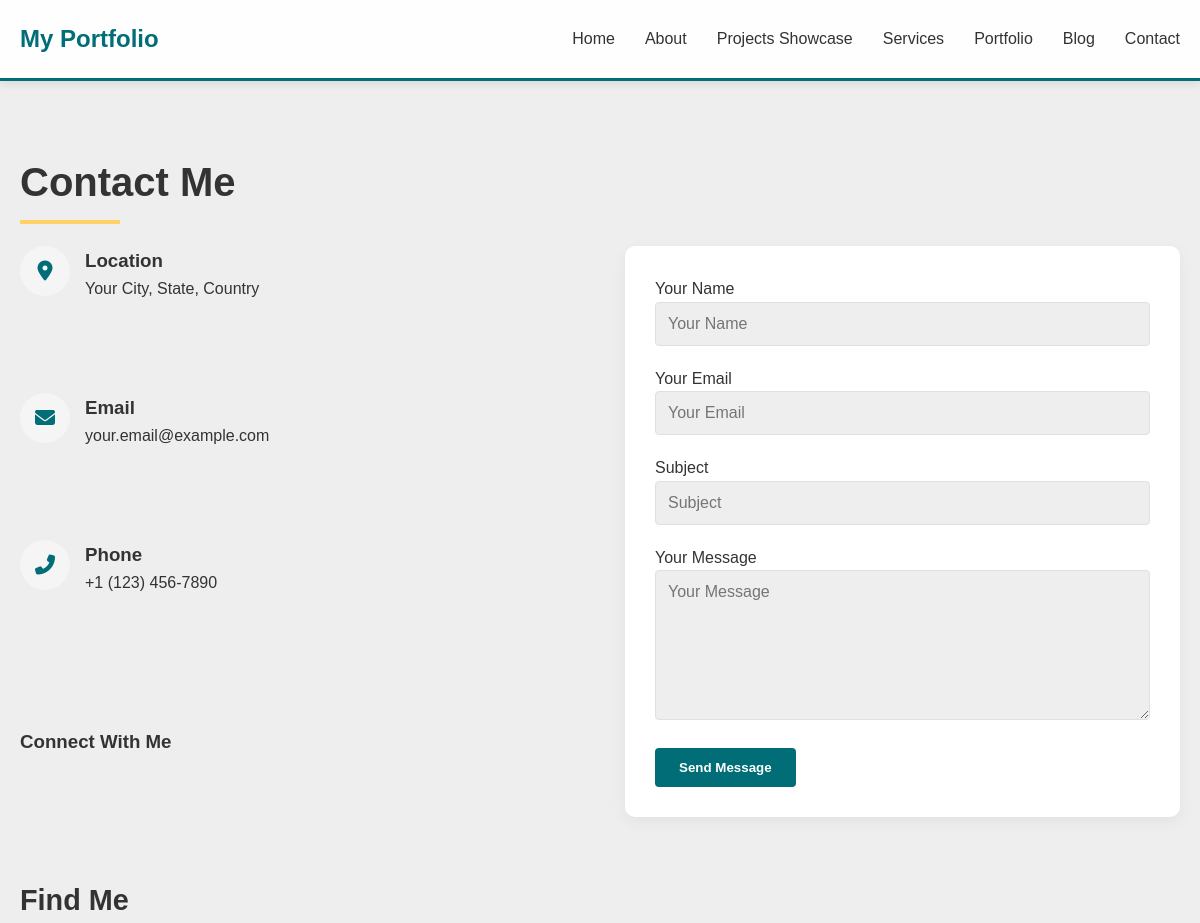
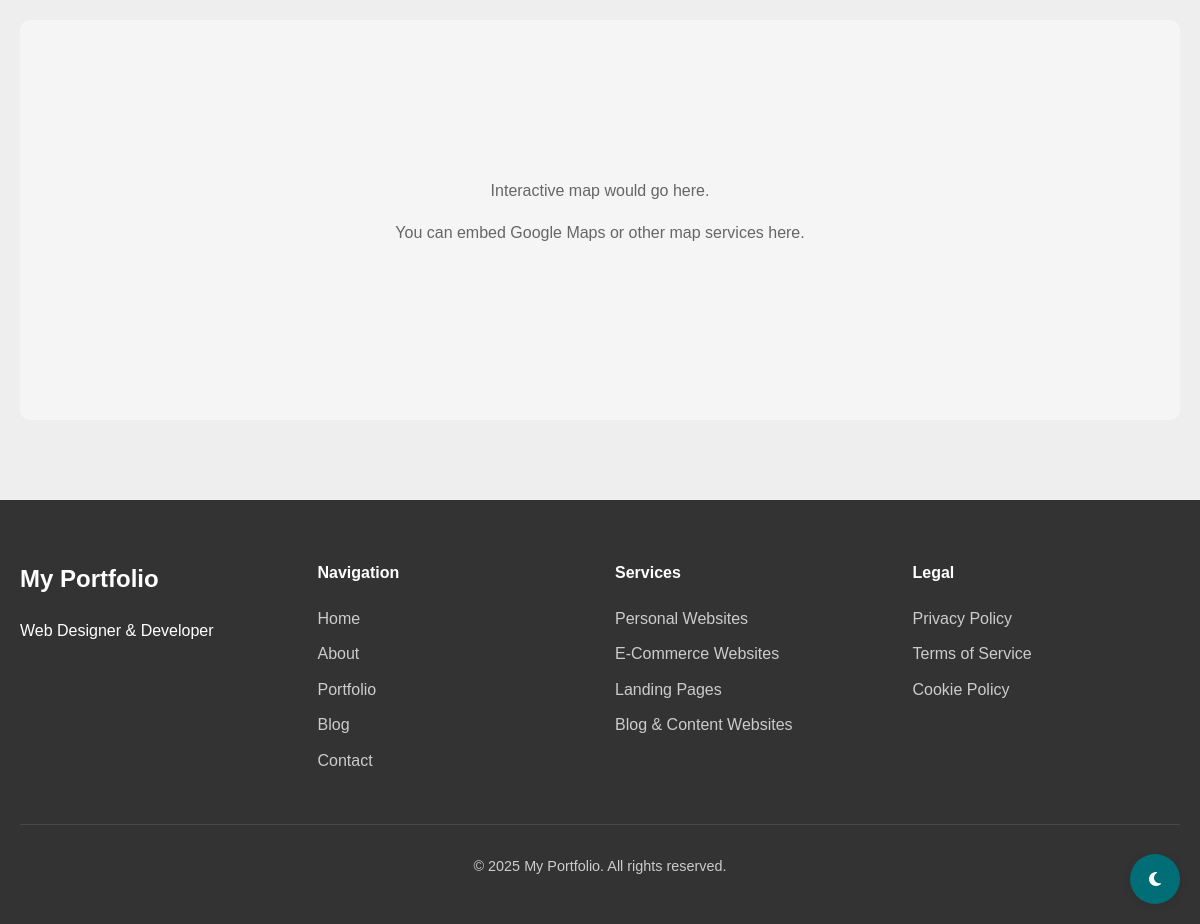
The app's page /contact with its own data (2 pictures, top to bottom).
### tables this page shows
CREATE TABLE settings (
            id INTEGER PRIMARY KEY AUTOINCREMENT,
            site_title TEXT NOT NULL DEFAULT 'My Portfolio',
            site_description TEXT DEFAULT 'Web Designer & Developer',
            contact_email TEXT,
            contact_phone TEXT,
            contact_address TEXT,
            social_facebook TEXT,
            social_twitter TEXT,
            social_instagram TEXT,
            social_linkedin TEXT,
            about_content TEXT,
            hero_headline TEXT DEFAULT 'Web Designer & Developer',
            hero_subheadline TEXT DEFAULT 'Creating beautiful, functional websites'
        );

### app.py (the view, shortened to what this page needs)
@app.route('/contact', methods=['GET', 'POST'])
def contact():
    with get_db_connection() as conn:
        settings = conn.execute('SELECT * FROM settings').fetchone()
    return render_template('contact.html', settings=settings)

### app.py (called while the page is built, shortened)
def get_db_connection():
    conn = sqlite3.connect(DATABASE)
    conn.row_factory = sqlite3.Row
    return conn

def is_authenticated():
    return 'user_id' in session

@app.context_processor
def inject_unread_messages():
    return {'unread_messages_count': 0}

@app.context_processor
def inject_settings():
    try:
        with get_db_connection() as conn:
            settings_row = conn.execute('SELECT * FROM settings WHERE id = 1').fetchone()
            if settings_row:
                settings = dict(settings_row)
                if 'logo_path' not in settings or not settings['logo_path']:
                    settings['logo_path'] = '/static/img/logo.jpg'
            return {'settings': settings}
    except Exception as e:
        print(f"Error getting settings: {e}")
        return {'settings': {
            'site_title': 'My Portfolio',
            'site_description': 'Elevating brands through intelligent design',
            'hero_headline': 'Web Designer & Developer',
            'hero_subheadline': 'Elevating brands through intelligent design',
            'logo_path': '/static/img/logo.jpg'
        }}

### templates/contact.html (shortened to what this page needs)
{% extends "base.html" %}
{% block content %}
<section class="contact-page">
    <div class="container">
        <h1 class="page-title">Contact Me</h1>
        <div class="contact-content">
            <div class="contact-info">
                <div class="contact-item">
                    <div class="contact-icon">
                        <i class="fas fa-map-marker-alt"></i>
                    </div>
                    <div>
                        <h3>Location</h3>
                        <p>{{ settings.contact_address or 'Your City, State, Country' }}</p>
                    </div>
                </div>
                <div class="contact-item">
                    <div class="contact-icon">
                        <i class="fas fa-envelope"></i>
                    </div>
                    <div>
                        <h3>Email</h3>
                        <p>{{ settings.contact_email or 'your.email@example.com' }}</p>
                    </div>
                </div>
                <div class="contact-item">
                    <div class="contact-icon">
                        <i class="fas fa-phone-alt"></i>
                    </div>
                    <div>
                        <h3>Phone</h3>
                        <p>{{ settings.contact_phone or '+1 (123) 456-7890' }}</p>
                    </div>
                </div>
                <div class="contact-social">
                    <h3>Connect With Me</h3>
                </div>
            </div>
            <div class="contact-form">
                <form method="post" action="{{ url_for('contact') }}" id="contactForm">
                    <div class="form-group">
                        <label for="name">Your Name</label>
                        <input type="text" class="form-control" id="name" name="name" placeholder="Your Name" value="{{ form_data.name if form_data else '' }}" required>
                    </div>
                    <div class="form-group">
                        <label for="email">Your Email</label>
                        <input type="email" class="form-control" id="email" name="email" placeholder="Your Email" value="{{ form_data.email if form_data else '' }}" required>
                    </div>
                    <div class="form-group">
                        <label for="subject">Subject</label>
                        <input type="text" class="form-control" id="subject" name="subject" placeholder="Subject" value="{{ form_data.subject if form_data else '' }}">
                    </div>
                    <div class="form-group">
                        <label for="message">Your Message</label>
                        <textarea class="form-control" id="message" name="message" placeholder="Your Message" rows="6" required>{{ form_data.message if form_data else '' }}</textarea>
                    </div>
                    <button type="submit" class="btn">Send Message</button>
                </form>
            </div>
        </div>
        <div class="map-container">
            <h2>Find Me</h2>
            <div class="map-placeholder">
                <p>Interactive map would go here.</p>
                <p>You can embed Google Maps or other map services here.</p>
            </div>
        </div>
    </div>
</section>
{% endblock %}

### templates/base.html (shortened to what this page needs)
<!DOCTYPE html>
<html lang="en">
<head>
    <link rel="stylesheet" href="{{ url_for('static', filename='css/styles.css') }}">
    <link rel="stylesheet" href="https://cdnjs.cloudflare.com/ajax/libs/font-awesome/6.4.0/css/all.min.css">
</head>
<body>
    <header>
        <div class="container header-container">
            <div class="logo">
                <a href="{{ url_for('home') }}">{{ settings.site_title }}</a>
            </div>
            <nav>
                <ul class="nav-links">
                    <li><a href="{{ url_for('home') }}#home">Home</a></li>
                    <li><a href="{{ url_for('home') }}#about">About</a></li>
                    <li><a href="{{ url_for('home') }}#projects-showcase">Projects Showcase</a></li>
                    <li><a href="{{ url_for('home') }}#services">Services</a></li>
                    <li><a href="{{ url_for('portfolio') }}">Portfolio</a></li>
                    <li><a href="{{ url_for('blog') }}">Blog</a></li>
                    <li><a href="{{ url_for('contact') }}">Contact</a></li>
                </ul>
            </nav>
        </div>
    </header>
    <main>
        {% block content %}{% endblock %}
    </main>
    <footer>
        <div class="container">
            <div class="footer-content">
                <div>
                    <div class="footer-logo">{{ settings.site_title }}</div>
                    <p>{{ settings.site_description }}</p>
                </div>
                <div class="footer-links">
                    <h4>Navigation</h4>
                    <ul>
                        <li><a href="{{ url_for('home') }}#home">Home</a></li>
                        <li><a href="{{ url_for('home') }}#about">About</a></li>
                        <li><a href="{{ url_for('portfolio') }}">Portfolio</a></li>
                        <li><a href="{{ url_for('blog') }}">Blog</a></li>
                        <li><a href="{{ url_for('contact') }}">Contact</a></li>
                    </ul>
                </div>
                <div class="footer-links">
                    <h4>Services</h4>
                    <ul>
                        <li><a href="{{ url_for('home') }}#services">Personal Websites</a></li>
                        <li><a href="{{ url_for('home') }}#services">E-Commerce Websites</a></li>
                        <li><a href="{{ url_for('home') }}#services">Landing Pages</a></li>
                        <li><a href="{{ url_for('home') }}#services">Blog & Content Websites</a></li>
                    </ul>
                </div>
                <div class="footer-links">
                    <h4>Legal</h4>
                    <ul>
                        <li><a href="#">Privacy Policy</a></li>
                        <li><a href="#">Terms of Service</a></li>
                        <li><a href="#">Cookie Policy</a></li>
                    </ul>
                </div>
            </div>
            <div class="footer-bottom">
                <p>&copy; <span class="current-year">2025</span> {{ settings.site_title }}. All rights reserved.</p>
            </div>
        </div>
    </footer>
    <div class="theme-toggle" id="themeToggle">
        <i class="fas fa-moon"></i>
    </div>
</body>
</html>

### static/css/styles.css (style rules this page uses)
:root { --primary-color: #006D77; --secondary-color: #FF6B6B; --accent-color: #FFD166; --background-color: #EEEEEE; --text-color: #333333; --light-gray: #f5f5f5; --medium-gray: #e0e0e0; --dark-gray: #666666; --transition-slow: 0.5s ease; --transition-medium: 0.3s ease; --transition-fast: 0.2s ease; }
* { margin: 0; padding: 0; box-sizing: border-box; font-family: Tahoma, "Trebuchet MS", sans-serif; }
body { background-color: var(--background-color); color: var(--text-color); line-height: 1.6; overflow-x: hidden; }
.container { max-width: 1200px; margin: 0 auto; padding: 0 20px; }
section { padding: 80px 0; }
h1, h2, h3, h4 { font-weight: 700; }
p { margin-bottom: 1rem; }
a { color: var(--primary-color); text-decoration: none; transition: all var(--transition-medium); }
.btn { display: inline-block; padding: 12px 24px; background-color: var(--primary-color); color: white; border-radius: 4px; font-weight: 600; border: none; cursor: pointer; transition: all var(--transition-medium); text-align: center; }
.page-title { font-size: 2.5rem; margin-bottom: 2rem; position: relative; display: inline-block; }
.page-title::after { content: ''; position: absolute; width: 100px; height: 4px; background-color: var(--accent-color); left: 0; bottom: -10px; }
header { padding: 20px 0; position: fixed; width: 100%; top: 0; z-index: 1000; background-color: rgba(255, 255, 255, 0.9); box-shadow: 0 2px 10px rgba(0, 0, 0, 0.1); border-bottom: 3px solid #006D77; transition: all var(--transition-medium); }
.header-container { display: flex; justify-content: space-between; align-items: center; }
.logo a { font-size: 1.5rem; font-weight: 700; color: #006D77; }
.nav-links { display: flex; list-style: none; }
.nav-links li { margin-left: 30px; }
.nav-links a { color: var(--text-color); font-weight: 500; }
.theme-toggle { position: fixed; bottom: 20px; right: 20px; width: 50px; height: 50px; border-radius: 50%; background-color: var(--primary-color); color: white; display: flex; align-items: center; justify-content: center; cursor: pointer; z-index: 1000; box-shadow: 0 2px 10px rgba(0, 0, 0, 0.1); transition: all var(--transition-medium); }
.contact-content { display: grid; grid-template-columns: 1fr 1fr; gap: 50px; }
.contact-info { display: grid; gap: 30px; }
.contact-item { display: flex; align-items: flex-start; }
.contact-icon { width: 50px; height: 50px; background-color: var(--light-gray); border-radius: 50%; display: flex; align-items: center; justify-content: center; margin-right: 15px; }
.contact-icon i { font-size: 20px; color: var(--primary-color); }
.contact-form { background-color: white; padding: 30px; border-radius: 10px; box-shadow: 0 5px 15px rgba(0, 0, 0, 0.05); }
.form-group { margin-bottom: 20px; }
.form-control { width: 100%; padding: 12px; border: 1px solid var(--medium-gray); border-radius: 4px; font-size: 1rem; background-color: var(--background-color); color: var(--text-color); transition: all var(--transition-fast); }
textarea.form-control { min-height: 150px; resize: vertical; }
footer { background-color: #333; color: white; padding: 60px 0 30px; }
.footer-content { display: grid; grid-template-columns: repeat(4, 1fr); gap: 30px; margin-bottom: 40px; }
.footer-logo { font-size: 1.5rem; font-weight: 700; margin-bottom: 20px; }
.footer-links h4 { margin-bottom: 20px; color: white; }
.footer-links ul { list-style: none; }
.footer-links li { margin-bottom: 10px; }
.footer-links a { color: #ccc; }
.footer-bottom { text-align: center; padding-top: 30px; border-top: 1px solid rgba(255, 255, 255, 0.1); font-size: 0.9rem; color: #ccc; }
.contact-page { padding-top: 150px; }
.contact-social { margin-top: 40px; }
.map-container { margin-top: 60px; }
.map-container h2 { font-size: 1.8rem; margin-bottom: 20px; }
.map-placeholder { height: 400px; background-color: var(--light-gray); border-radius: 10px; display: flex; flex-direction: column; align-items: center; justify-content: center; color: var(--dark-gray); }

### records on screen
settings: site_title "My Portfolio", site_description "Web Designer & Developer"

### other values on screen
{{ settings.contact_address or 'Your City, State, Country' }} "Your City, State, Country"
{{ settings.contact_email or 'your.email@example.com' }} "your.email@example.com"
{{ settings.contact_phone or '+1 (123) 456-7890' }} "+1 (123) 456-7890"
